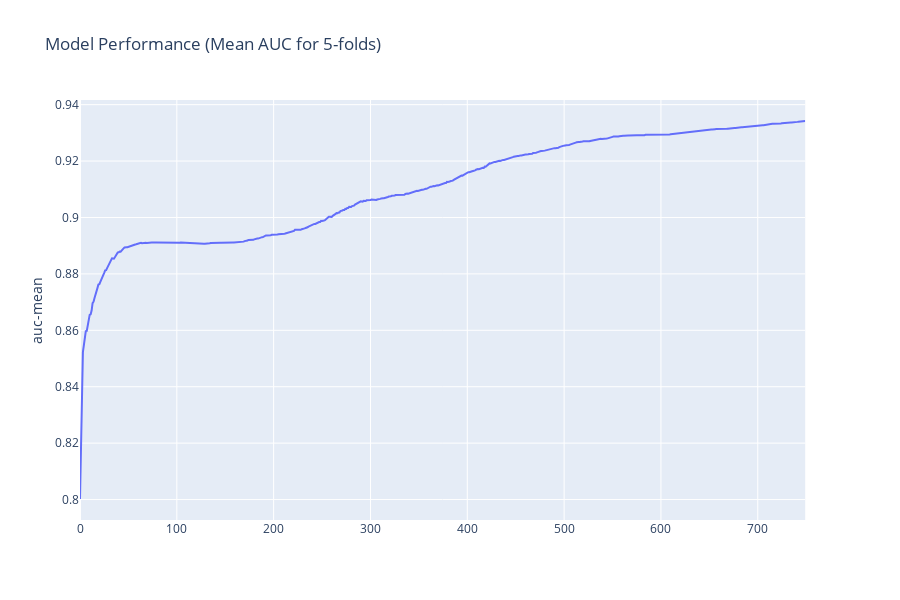

Notebook cell for this chart:
### Code cell
px.line(eval_hist, y='auc-mean', title='Model Performance (Mean AUC for 5-folds)')

### Figure 1 — Plotly figure (JSON) as saved in the notebook; plotly's stock layout.template omitted (floating-point values rounded to 4 significant figures; data arrays with more than 128 entries replaced by an {"elided": "..."} marker saying what was removed)
{"data": [{"hoverlabel": {"namelength": 0}, "hovertemplate": "auc-mean=%{y}", "legendgroup": "", "line": {"color": "#636efa", "dash": "solid"}, "mode": "lines", "name": "", "showlegend": false, "type": "scatter", "xaxis": "x", "y": {"elided": "750 float values"}, "yaxis": "y"}], "layout": {"height": 600, "legend": {"tracegroupgap": 0}, "title": {"text": "Model Performance (Mean AUC for 5-folds)"}, "xaxis": {"anchor": "y", "domain": [0, 0.98]}, "yaxis": {"anchor": "x", "domain": [0, 1], "title": {"text": "auc-mean"}}}}
